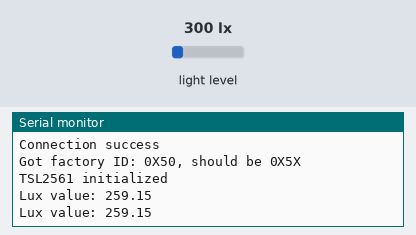
The sketch below on a simulated Arduino Uno, built with avr-gcc and run on an emulated ATmega328P. On the bench: the last lines printed to the serial monitor. Wiring (inferred from the names in the program): TSL2561 light sensor at I2C address 0x29. The test bench sets the inputs (shaded band); at power-on: light level 300 lx.

Above: at 1.2 s.
1.3 s: light level set to 40 lx
At 2.4 s:
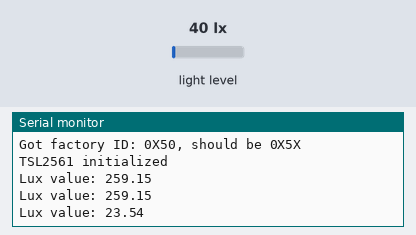
2.8 s: light level set to 500 lx
At 3.9 s:
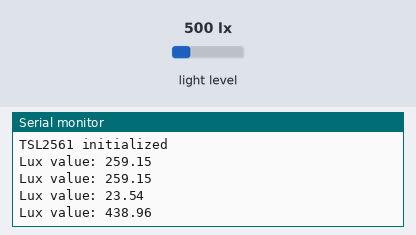
Timing chart, 0 to 5.8 s (numbered marks = the images above; inputs shaded):
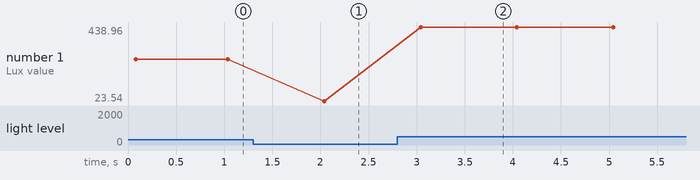

Measured:
- after the input at 1.3 s, the serial monitor: prints a new line after 0.74 s (image 1)
- after the input at 2.8 s, the serial monitor: prints a new line after 0.24 s (image 2)
- plotted number 1: 259.15 → 23.54 after the input at 1.3 s, 23.54 → 438.96 after the input at 2.8 s

The sketch:

luxSensorSerialTest.ino
```cpp
// (licence header left out)
#include "SparkFunTSL2561.h"
unsigned int integrationTime = 2;
unsigned int Channel1Data = 0;
unsigned int Channel2Data = 0;
double luxValue = 0.0;
SFE_TSL2561 lux;

void setup() {
  //Initialize serial and wait for port to open:
  Serial.begin(9600);
  while (!Serial) {
    ; // wait for serial port to connect. Needed for native USB port only
  }
  Serial.println("Connection success");

  while(!lux.begin(0x29)) {
    Serial.print("lux begin I2C error: ");
    Serial.println(lux.getError());
  }

  unsigned char ID;

  if (lux.getID(ID))
  {
    Serial.print("Got factory ID: 0X");
    Serial.print(ID,HEX);
    Serial.println(", should be 0X5X");
  }

  while(!lux.setTiming(0, 0, integrationTime)) {
    Serial.print("timing set I2C error: ");
    Serial.println(lux.getError());
  }

  lux.setPowerUp();

  Serial.println("TSL2561 initialized");
}

void loop() {
    lux.getData(Channel1Data, Channel2Data);
    unsigned int error = lux.getError();
    if(error > 0) {
        Serial.print("Error :");
        Serial.println(error);
        return;
    }
    lux.getLux(0, integrationTime, Channel1Data, Channel2Data, luxValue);
    error = lux.getError();
    if(error > 0) {
        Serial.print("Error :");
        Serial.println(error);
        return;
    }
    Serial.print("Lux value: ");
    Serial.println(luxValue);
    delay(1000);
}
```
